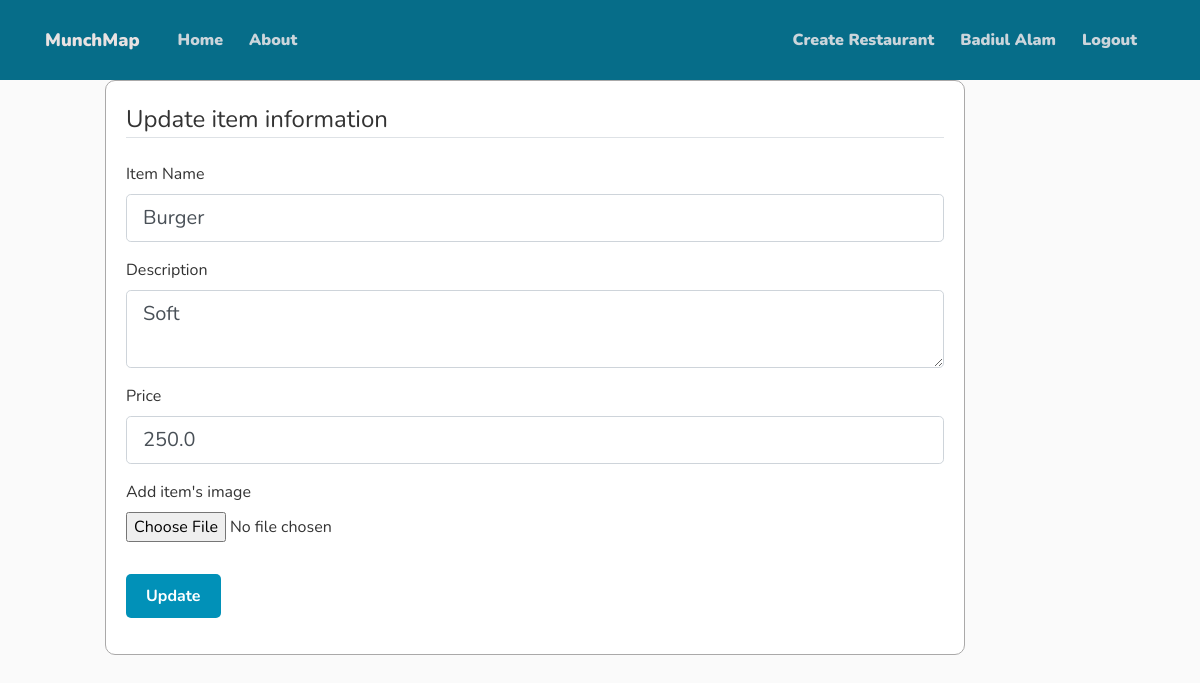
Page /food/1/update (signed in) on the committed database.
### website/models.py (models this page shows, shortened)
class User(db.Model, UserMixin):
    id = db.Column(db.Integer, primary_key=True)
    username = db.Column(db.String(20), unique=True, nullable=False)
    email = db.Column(db.String(120), unique=True, nullable=False)
    image_file = db.Column(db.String(20), nullable=False,
                           default='default.jpg')
    password = db.Column(db.String(60), nullable=False)
    restaurants = db.relationship('Restaurant', backref='owner', lazy=True)
    restaurant_reviews = db.relationship(
        'RestaurantReview', backref='reviewer', lazy=True)
    food_reviews = db.relationship('FoodReview', backref='reviewer', lazy=True)

class Food(db.Model):
    id = db.Column(db.Integer, primary_key=True)
    name = db.Column(db.String(100), nullable=False)
    restaurant_id = db.Column(db.Integer, db.ForeignKey(
        'restaurant.id'), nullable=False)
    image_file = db.Column(db.String(20), nullable=False,
                           default='default.jpg')
    rating = db.Column(db.Float, default=0.0)
    description = db.Column(db.Text, nullable=False, default='No description')
    reviews = db.relationship('FoodReview', backref='review_for', lazy=True)
    rating_count = db.Column(db.Float, nullable=False, default=0.0)
    total_rating = db.Column(db.Float, nullable=False, default=0.0)
    rating = db.Column(db.Float, nullable=False, default=0.0)
    price = db.Column(db.Float, nullable=False, default=0.0)

### website/foods/routes.py (the view)
@foods.route("/food/<int:food_id>/update", methods=['GET', 'POST'])
@login_required
def update_food(food_id):
    food = Food.query.get_or_404(food_id)
    if food.belong_to.owner != current_user:
        abort(403)
    form = UpdateForm()
    if form.validate_on_submit():
        food.name = form.name.data
        food.description = form.description.data
        food.price = form.price.data
        if form.picture.data:
            picture_file = save_picture(form.picture.data)
            food.image_file = picture_file
        db.session.commit()
        flash('Info has been updated!', 'success')
        return redirect(url_for('foods.food', food_id=food.id))
    elif request.method == 'GET':
        form.name.data = food.name
        form.description.data = food.description
        form.price.data = food.price
    return render_template('add_item.html', title='Update item',
                           form=form, legend='Update item information')

### website/foods/forms.py
class UpdateForm(FlaskForm):
    name = StringField('Item Name', validators=[DataRequired()])
    description = TextAreaField('Description', validators=[DataRequired()])
    price = FloatField('Price', validators=[DataRequired()])
    picture = FileField('Add item\'s image', validators=[
                        FileAllowed(['jpg', 'png', 'jpeg', 'webp'])])
    submit = SubmitField('Update')

### website/models.py (called while the page is built)
@login_manager.user_loader
def load_user(user_id):
    return User.query.get(int(user_id))

### website/templates/add_item.html (shortened to what this page needs)
{% extends "layout.html" %} {% block content %}
<div class="rest-content-section">
  <form method="POST" action="" enctype="multipart/form-data">
    <fieldset class="form-group">
      <legend class="border-bottom mb-4">{{ legend }}</legend>
      <div class="form-group">
        {{ form.name.label(class="form-control-label") }} {% if form.name.errors
        %} {{ form.name(class="form-control form-control-lg is-invalid") }}
        <div class="invalid-feedback">
          {% for error in form.name.errors %}
          <span>{{ error }}</span>
          {% endfor %}
        </div>
        {% else %} {{ form.name(class="form-control form-control-lg") }} {%
        endif %}
      </div>
      <div class="form-group">
        {{ form.description.label(class="form-control-label") }} {% if
        form.description.errors %} {{ form.description(class="form-control
        form-control-lg is-invalid") }}
        <div class="invalid-feedback">
          {% for error in form.description.errors %}
          <span>{{ error }}</span>
          {% endfor %}
        </div>
        {% else %} {{ form.description(class="form-control form-control-lg") }}
        {% endif %}
      </div>
      <div class="form-group">
        {{ form.price.label(class="form-control-label") }} {% if
        form.price.errors %} {{ form.price(class="form-control form-control-lg
        is-invalid") }}
        <div class="invalid-feedback">
          {% for error in form.price.errors %}
          <span>{{ error }}</span>
          {% endfor %}
        </div>
        {% else %} {{ form.price(class="form-control form-control-lg") }} {%
        endif %}
      </div>
      <div class="form-group">
        {{ form.picture.label() }} {{ form.picture(class="form-control-file") }}
      </div>
    </fieldset>
    <div class="form-group">
      {{ form.submit(class="btn btn-outline-info") }}
    </div>
  </form>
</div>
{% endblock content %}

### website/templates/layout.html (shortened to what this page needs)
<!DOCTYPE html>
<html>
  <head>
    <link
      rel="stylesheet"
      href="https://maxcdn.bootstrapcdn.com/bootstrap/4.0.0/css/bootstrap.min.css"
    />
    <link
      rel="stylesheet"
      type="text/css"
      href="{{ url_for('static', filename='main.css') }}"
    />
    <link
      rel="stylesheet"
      href="https://cdnjs.cloudflare.com/ajax/libs/font-awesome/5.15.3/css/all.min.css"
    />
  </head>
  <body>
    <header class="site-header">
      <nav class="navbar navbar-expand-md navbar-dark bg-steel fixed-top">
        <div class="container">
          <a class="navbar-brand mr-8" href="/">MunchMap</a>
          <div class="collapse navbar-collapse" id="navbarToggle">
            <div class="navbar-nav mr-auto">
              <a class="nav-item nav-link" href="{{ url_for('main.home') }}"
                >Home</a
              >
              <a class="nav-item nav-link" href="{{ url_for('main.about') }}"
                >About</a
              >
            </div>
            <div class="navbar-nav">
              {% if current_user.is_authenticated %}
              <a
                class="nav-item nav-link"
                href="{{ url_for('restaurants.new_restaurant') }}"
                >Create Restaurant</a
              >
              <a class="nav-item nav-link" href="{{ url_for('users.account') }}"
                >{{ current_user.username }}</a
              >
              <a class="nav-item nav-link" href="{{ url_for('users.logout') }}"
                >Logout</a
              >
              {% endif %}
            </div>
          </div>
        </div>
      </nav>
    </header>
    <main role="main" class="container">
      <div class="row">
        <div class="col-md-10">
           {% block content %}{% endblock
          %}
        </div>
      </div>
    </main>
  </body>
</html>

### website/static/main.css (style rules this page uses)
* { font-family: "Nunito", sans-serif; margin: 0; padding: 0; box-sizing: border-box; outline: none; border: none; text-decoration: none; transition: all 0.2s linear; }
html { overflow-x: hidden; scroll-behavior: smooth; scroll-padding-top: 6rem; }
body { background: #fafafa; color: #333333; margin-top: 5rem; }
a { color: black; font-size: large; font-weight: 1000; }
.bg-steel { background-color: #066d89; height: 80px; position: absolute; transition: transform 0.3s ease; top: 0; left: 0; width: 100%; }
.site-header .navbar-nav .nav-link { color: #cbd5db; font-size: medium; margin-right: 10px; }
.site-header .navbar-brand { color: rgb(232, 226, 226); font-size: large; margin-right: 30px; border: #1f2223; }
.rest-content-section { align-self: center; background: #ffffff; padding: 20px; border: 1px solid #aaa9a9; border-radius: 10px; margin-left: 60px; margin-right: auto; }
.btn { display: inline-block; padding: 10px 20px; font-size: 16px; font-weight: bold; text-align: center; text-decoration: none; border-radius: 5px; border: none; background-color: #0191b8; color: #ffffff; cursor: pointer; transition: background-color 0.3s ease; }

### rows in the picture
User: username "Badiul Alam"
Food: name "Burger", description "Soft", price "250.0"

### other values in the picture
{{ legend }} "Update item information"
